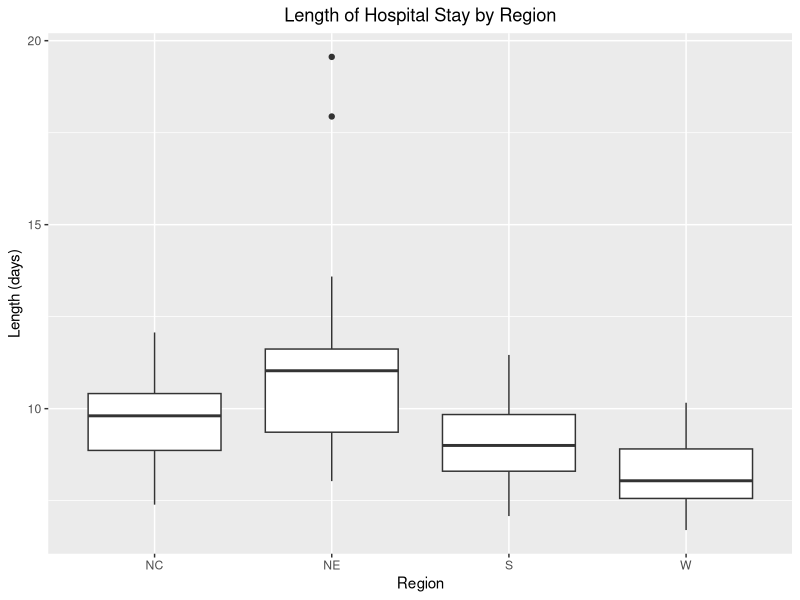
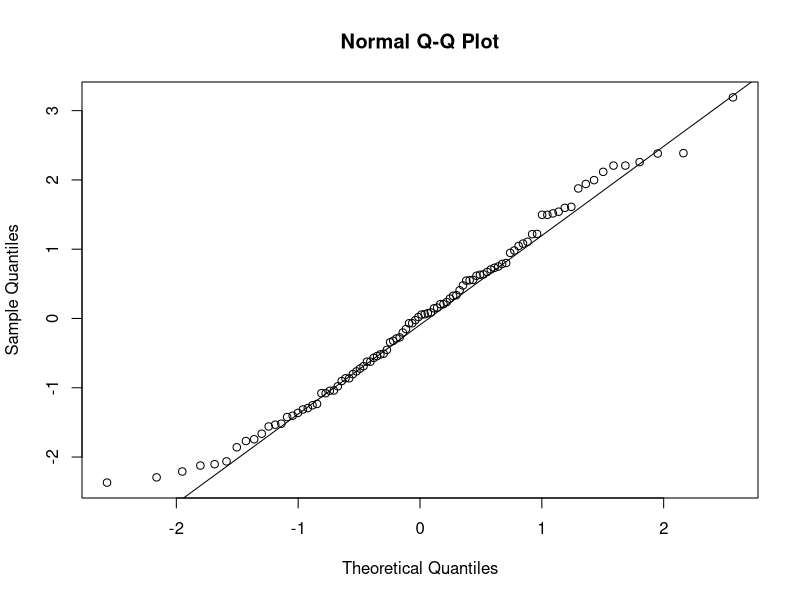
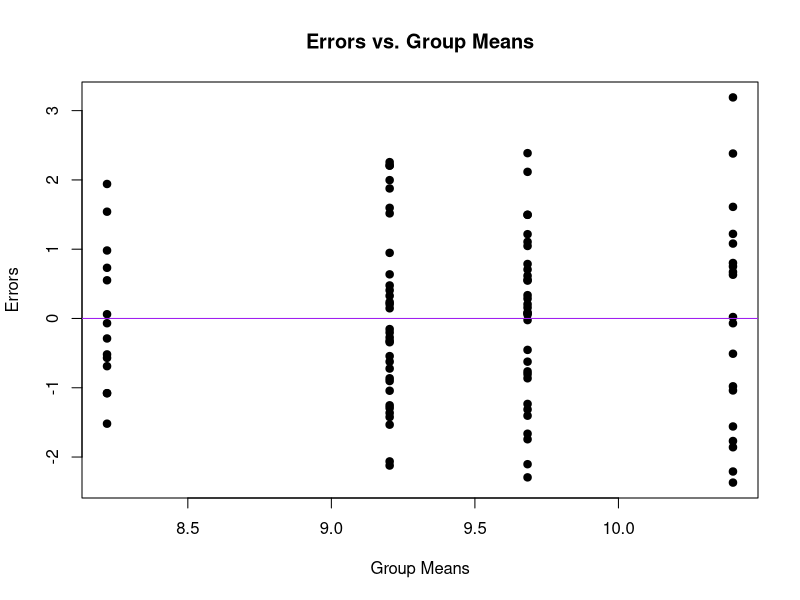
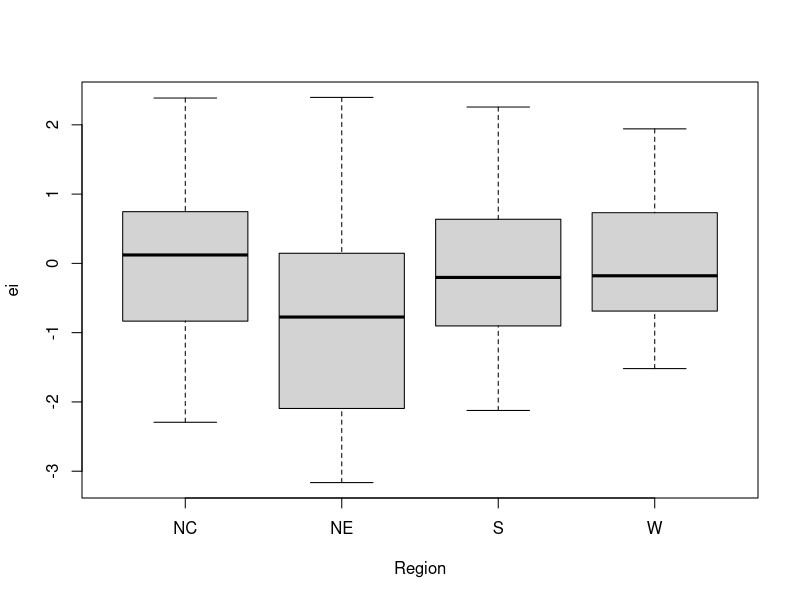

Recreate these plots in R, in order.
## ---- chunk 1
knitr::opts_chunk$set(echo = FALSE)
## ---- chunk 2
library(pwr)
library(ggplot2)
library(dplyr)
## ---- chunk 3
# Read in data
senic = read.csv("senic.csv")
## ---- chunk 4
# Boxplot of means
senic %>% 
  ggplot(aes(x = Region, y = Length)) + 
  geom_boxplot() + 
  labs(x = "Region", 
       y = "Length (days)", 
       title = "Length of Hospital Stay by Region") +
  theme(plot.title = element_text(hjust = 0.5))

## ---- chunk 5
#outliers
CO3 = which(senic$Region=="NE" & senic$Length > 15)
the.model = lm(Length ~ Region,data = senic)
senic$ei = the.model$residuals
nt = nrow(senic) #Calculates the total sample size
a = length(unique(senic$Region)) #Calculates the value of a
SSE = sum(senic$ei^2) #Sums and squares the errors (finds SSE)
MSE = SSE/(nt-a) #Finds MSE
eij.star = the.model$residuals/sqrt(MSE)
alpha = 0.05
t.cutoff= qt(1-alpha/(2*nt), nt-a)
CO.eij = which(abs(eij.star) > t.cutoff)
CO.eij
rij = rstandard(the.model)
CO.rij = which(abs(rij) > t.cutoff)
outliers = CO3
new.data = senic[-outliers,]
new.model = lm(Length ~ Region,data = new.data)

## ---- chunk 6
#normality 

qqnorm(new.model$residuals)
qqline(new.model$residuals)
ei = new.model$residuals
the.SWtest = shapiro.test(ei)
the.SWtest
## ---- chunk 7
# constant variance

plot(new.model$fitted.values, new.model$residuals, main = "Errors vs. Group Means",xlab = "Group Means",ylab = "Errors",pch = 19)
abline(h = 0,col = "purple")
boxplot(ei ~ Region, data = new.data)
library(car)
the.BFtest = leveneTest(ei~ Region, data=new.data, center=median)
p.val = the.BFtest[[3]][1]
p.val
